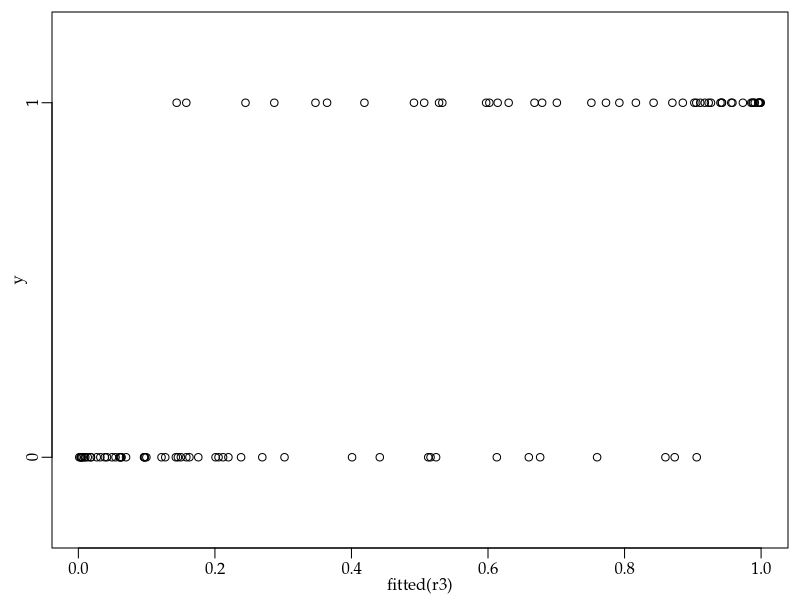

R code for this plot:
args = commandArgs()
basename = sub(".R$", "", sub("^--file=(.*/)?", "", args[grep("^--file=", args)]))
if (length(basename) != 0)
    quartz(type="pdf", file=paste0(basename, ".pdf"), width=6, height=1.5)
# par(family="Times")
par(family="Palatino")
par(mar=c(2.5,2.5,0.5,0.5)+0.1) # bottom, left, top, right margins. default: c(5,4,4,2)+0.1
par(mgp=c(1.3,0.5,0)) # title and axis margins. default: c(3,1,0)
set.seed(1)
x = matrix(round(rnorm(1000,mean=50,sd=10)), ncol=10)
invlogit = function(x){exp(x)/(1+exp(x))}
y = sapply(1:100, function(i){rbinom(1, 1, invlogit((x[i,]-50) %*% (1:10)/100))})
r3 = glm(y ~ x[,4] + x[,5] + x[,6] + x[,7] + x[,8] + x[,9] + x[,10],
        family=binomial(link="logit"))
plot(fitted(r3), y, ylim=c(-0.2,1.2), yaxt="n")
t = c(0,1);  axis(2, t, t)
dev.off()
